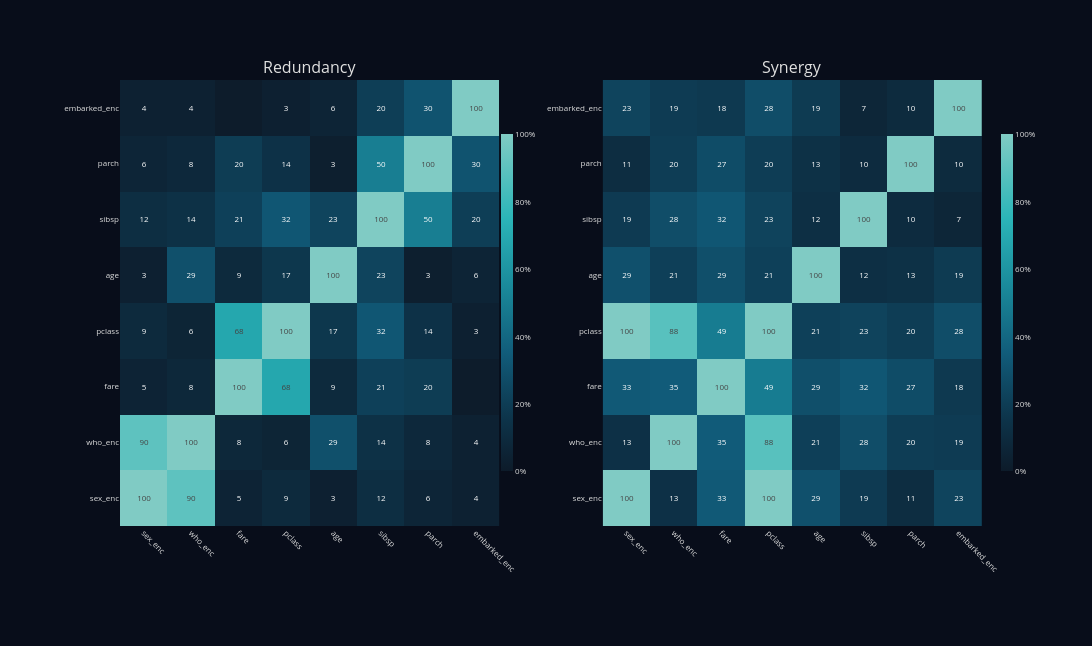
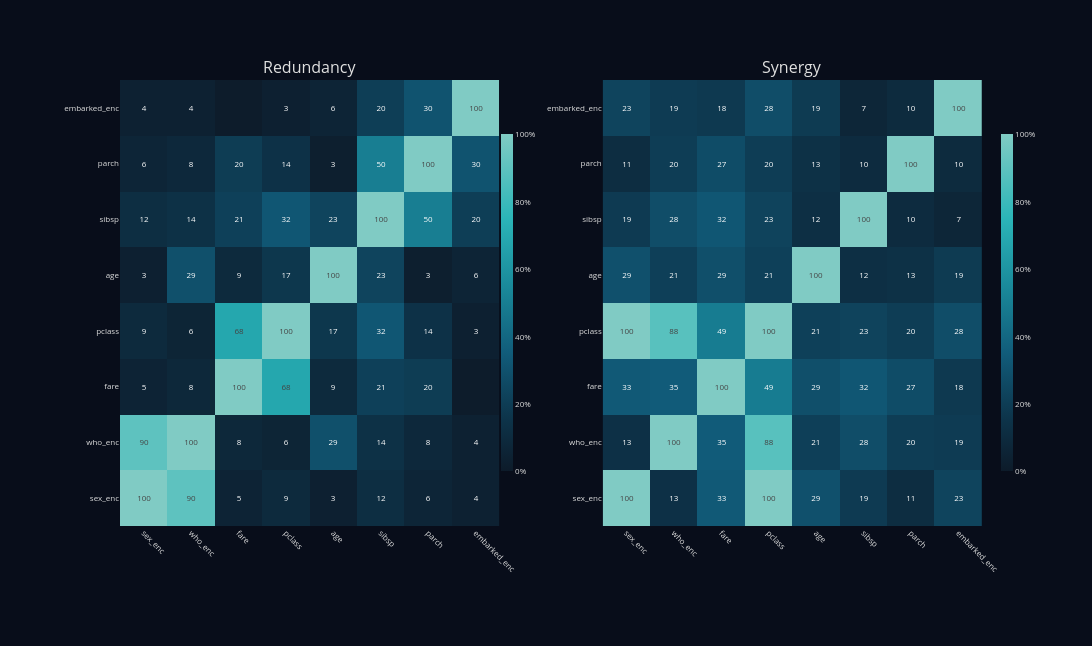

Notebook code cell kept with these figures, in order:
### Code cell
report.plot_facet()

### Figure 1 — Plotly figure (JSON) as saved in the notebook; plotly's stock layout.template omitted (floating-point values rounded to 4 significant figures)
{"data": [{"colorbar": {"len": 0.8, "outlinewidth": 0, "thickness": 12, "tickfont": {"size": 8}, "tickformat": ".0f", "ticksuffix": "%", "x": 0.43}, "colorscale": [[0, "#0D1B2A"], [0.15, "#0D3349"], [0.35, "#115C7A"], [0.55, "#1A8A9B"], [0.75, "#2BB5B8"], [1, "#80CBC4"]], "showscale": true, "text": [["100", "90", "5", "9", "3", "12", "6", "4"], ["90", "100", "8", "6", "29", "14", "8", "4"], ["5", "8", "100", "68", "9", "21", "20", ""], ["9", "6", "68", "100", "17", "32", "14", "3"], ["3", "29", "9", "17", "100", "23", "3", "6"], ["12", "14", "21", "32", "23", "100", "50", "20"], ["6", "8", "20", "14", "3", "50", "100", "30"], ["4", "4", "", "3", "6", "20", "30", "100"]], "textfont": {"size": 8}, "texttemplate": "%{text}", "type": "heatmap", "x": ["sex_enc", "who_enc", "fare", "pclass", "age", "sibsp", "parch", "embarked_enc"], "xaxis": "x", "y": ["sex_enc", "who_enc", "fare", "pclass", "age", "sibsp", "parch", "embarked_enc"], "yaxis": "y", "z": [[100.0, 90.01, 5.166, 9.19, 3.273, 11.7, 6.386, 3.901], [90.01, 100.0, 7.975, 5.999, 28.97, 13.59, 8.387, 3.882], [5.166, 7.975, 100.0, 68.31, 9.076, 21.43, 19.69, 0.3336], [9.19, 5.999, 68.31, 100.0, 16.83, 31.94, 13.98, 3.415], [3.273, 28.97, 9.076, 16.83, 100.0, 23.26, 2.589, 5.597], [11.7, 13.59, 21.43, 31.94, 23.26, 100.0, 49.8, 20.39], [6.386, 8.387, 19.69, 13.98, 2.589, 49.8, 100.0, 30.47], [3.901, 3.882, 0.3336, 3.415, 5.597, 20.39, 30.47, 100.0]], "zmax": 100, "zmin": 0}, {"colorbar": {"len": 0.8, "outlinewidth": 0, "thickness": 12, "tickfont": {"size": 8}, "tickformat": ".0f", "ticksuffix": "%", "x": 1.01}, "colorscale": [[0, "#0D1B2A"], [0.15, "#0D3349"], [0.35, "#115C7A"], [0.55, "#1A8A9B"], [0.75, "#2BB5B8"], [1, "#80CBC4"]], "showscale": true, "text": [["100", "13", "33", "100", "29", "19", "11", "23"], ["13", "100", "35", "88", "21", "28", "20", "19"], ["33", "35", "100", "49", "29", "32", "27", "18"], ["100", "88", "49", "100", "21", "23", "20", "28"], ["29", "21", "29", "21", "100", "12", "13", "19"], ["19", "28", "32", "23", "12", "100", "10", "7"], ["11", "20", "27", "20", "13", "10", "100", "10"], ["23", "19", "18", "28", "19", "7", "10", "100"]], "textfont": {"size": 8}, "texttemplate": "%{text}", "type": "heatmap", "x": ["sex_enc", "who_enc", "fare", "pclass", "age", "sibsp", "parch", "embarked_enc"], "xaxis": "x2", "y": ["sex_enc", "who_enc", "fare", "pclass", "age", "sibsp", "parch", "embarked_enc"], "yaxis": "y2", "z": [[100.0, 13.33, 33.45, 100.0, 29.21, 18.66, 11.13, 23.09], [13.33, 100.0, 34.53, 88.13, 20.98, 27.55, 19.92, 19.05], [33.45, 34.53, 100.0, 48.98, 28.62, 32.13, 27.42, 17.98], [100.0, 88.13, 48.98, 100.0, 21.34, 22.82, 20.06, 27.52], [29.21, 20.98, 28.62, 21.34, 100.0, 12.43, 13.46, 18.68], [18.66, 27.55, 32.13, 22.82, 12.43, 100.0, 10.26, 6.913], [11.13, 19.92, 27.42, 20.06, 13.46, 10.26, 100.0, 9.728], [23.09, 19.05, 17.98, 27.52, 18.68, 6.913, 9.728, 100.0]], "zmax": 100, "zmin": 0}], "layout": {"annotations": [{"font": {"size": 16}, "showarrow": false, "text": "Redundancy", "x": 0.22, "xanchor": "center", "xref": "paper", "y": 1, "yanchor": "bottom", "yref": "paper"}, {"font": {"size": 16}, "showarrow": false, "text": "Synergy", "x": 0.78, "xanchor": "center", "xref": "paper", "y": 1, "yanchor": "bottom", "yref": "paper"}], "font": {"color": "#E0E0E0", "size": 9}, "height": 646, "margin": {"b": 120, "l": 120, "r": 110, "t": 80}, "paper_bgcolor": "#080D1A", "plot_bgcolor": "#0D1B2A", "width": 1242, "xaxis": {"anchor": "y", "domain": [0, 0.44], "showgrid": false, "tickangle": 45, "tickfont": {"size": 8}, "zeroline": false}, "xaxis2": {"anchor": "y2", "domain": [0.56, 1], "showgrid": false, "tickangle": 45, "tickfont": {"size": 8}, "zeroline": false}, "yaxis": {"anchor": "x", "domain": [0, 1], "showgrid": false, "tickfont": {"size": 8}, "zeroline": false}, "yaxis2": {"anchor": "x2", "domain": [0, 1], "showgrid": false, "tickfont": {"size": 8}, "zeroline": false}}}

### Figure 2 — Plotly figure (JSON) as saved in the notebook; plotly's stock layout.template omitted (floating-point values rounded to 4 significant figures)
{"data": [{"colorbar": {"len": 0.8, "outlinewidth": 0, "thickness": 12, "tickfont": {"size": 8}, "tickformat": ".0f", "ticksuffix": "%", "x": 0.43}, "colorscale": [[0, "#0D1B2A"], [0.15, "#0D3349"], [0.35, "#115C7A"], [0.55, "#1A8A9B"], [0.75, "#2BB5B8"], [1, "#80CBC4"]], "showscale": true, "text": [["100", "90", "5", "9", "3", "12", "6", "4"], ["90", "100", "8", "6", "29", "14", "8", "4"], ["5", "8", "100", "68", "9", "21", "20", ""], ["9", "6", "68", "100", "17", "32", "14", "3"], ["3", "29", "9", "17", "100", "23", "3", "6"], ["12", "14", "21", "32", "23", "100", "50", "20"], ["6", "8", "20", "14", "3", "50", "100", "30"], ["4", "4", "", "3", "6", "20", "30", "100"]], "textfont": {"size": 8}, "texttemplate": "%{text}", "type": "heatmap", "x": ["sex_enc", "who_enc", "fare", "pclass", "age", "sibsp", "parch", "embarked_enc"], "xaxis": "x", "y": ["sex_enc", "who_enc", "fare", "pclass", "age", "sibsp", "parch", "embarked_enc"], "yaxis": "y", "z": [[100.0, 90.01, 5.166, 9.19, 3.273, 11.7, 6.386, 3.901], [90.01, 100.0, 7.975, 5.999, 28.97, 13.59, 8.387, 3.882], [5.166, 7.975, 100.0, 68.31, 9.076, 21.43, 19.69, 0.3336], [9.19, 5.999, 68.31, 100.0, 16.83, 31.94, 13.98, 3.415], [3.273, 28.97, 9.076, 16.83, 100.0, 23.26, 2.589, 5.597], [11.7, 13.59, 21.43, 31.94, 23.26, 100.0, 49.8, 20.39], [6.386, 8.387, 19.69, 13.98, 2.589, 49.8, 100.0, 30.47], [3.901, 3.882, 0.3336, 3.415, 5.597, 20.39, 30.47, 100.0]], "zmax": 100, "zmin": 0}, {"colorbar": {"len": 0.8, "outlinewidth": 0, "thickness": 12, "tickfont": {"size": 8}, "tickformat": ".0f", "ticksuffix": "%", "x": 1.01}, "colorscale": [[0, "#0D1B2A"], [0.15, "#0D3349"], [0.35, "#115C7A"], [0.55, "#1A8A9B"], [0.75, "#2BB5B8"], [1, "#80CBC4"]], "showscale": true, "text": [["100", "13", "33", "100", "29", "19", "11", "23"], ["13", "100", "35", "88", "21", "28", "20", "19"], ["33", "35", "100", "49", "29", "32", "27", "18"], ["100", "88", "49", "100", "21", "23", "20", "28"], ["29", "21", "29", "21", "100", "12", "13", "19"], ["19", "28", "32", "23", "12", "100", "10", "7"], ["11", "20", "27", "20", "13", "10", "100", "10"], ["23", "19", "18", "28", "19", "7", "10", "100"]], "textfont": {"size": 8}, "texttemplate": "%{text}", "type": "heatmap", "x": ["sex_enc", "who_enc", "fare", "pclass", "age", "sibsp", "parch", "embarked_enc"], "xaxis": "x2", "y": ["sex_enc", "who_enc", "fare", "pclass", "age", "sibsp", "parch", "embarked_enc"], "yaxis": "y2", "z": [[100.0, 13.33, 33.45, 100.0, 29.21, 18.66, 11.13, 23.09], [13.33, 100.0, 34.53, 88.13, 20.98, 27.55, 19.92, 19.05], [33.45, 34.53, 100.0, 48.98, 28.62, 32.13, 27.42, 17.98], [100.0, 88.13, 48.98, 100.0, 21.34, 22.82, 20.06, 27.52], [29.21, 20.98, 28.62, 21.34, 100.0, 12.43, 13.46, 18.68], [18.66, 27.55, 32.13, 22.82, 12.43, 100.0, 10.26, 6.913], [11.13, 19.92, 27.42, 20.06, 13.46, 10.26, 100.0, 9.728], [23.09, 19.05, 17.98, 27.52, 18.68, 6.913, 9.728, 100.0]], "zmax": 100, "zmin": 0}], "layout": {"annotations": [{"font": {"size": 16}, "showarrow": false, "text": "Redundancy", "x": 0.22, "xanchor": "center", "xref": "paper", "y": 1, "yanchor": "bottom", "yref": "paper"}, {"font": {"size": 16}, "showarrow": false, "text": "Synergy", "x": 0.78, "xanchor": "center", "xref": "paper", "y": 1, "yanchor": "bottom", "yref": "paper"}], "font": {"color": "#E0E0E0", "size": 9}, "height": 646, "margin": {"b": 120, "l": 120, "r": 110, "t": 80}, "paper_bgcolor": "#080D1A", "plot_bgcolor": "#0D1B2A", "width": 1242, "xaxis": {"anchor": "y", "domain": [0, 0.44], "showgrid": false, "tickangle": 45, "tickfont": {"size": 8}, "zeroline": false}, "xaxis2": {"anchor": "y2", "domain": [0.56, 1], "showgrid": false, "tickangle": 45, "tickfont": {"size": 8}, "zeroline": false}, "yaxis": {"anchor": "x", "domain": [0, 1], "showgrid": false, "tickfont": {"size": 8}, "zeroline": false}, "yaxis2": {"anchor": "x2", "domain": [0, 1], "showgrid": false, "tickfont": {"size": 8}, "zeroline": false}}}
